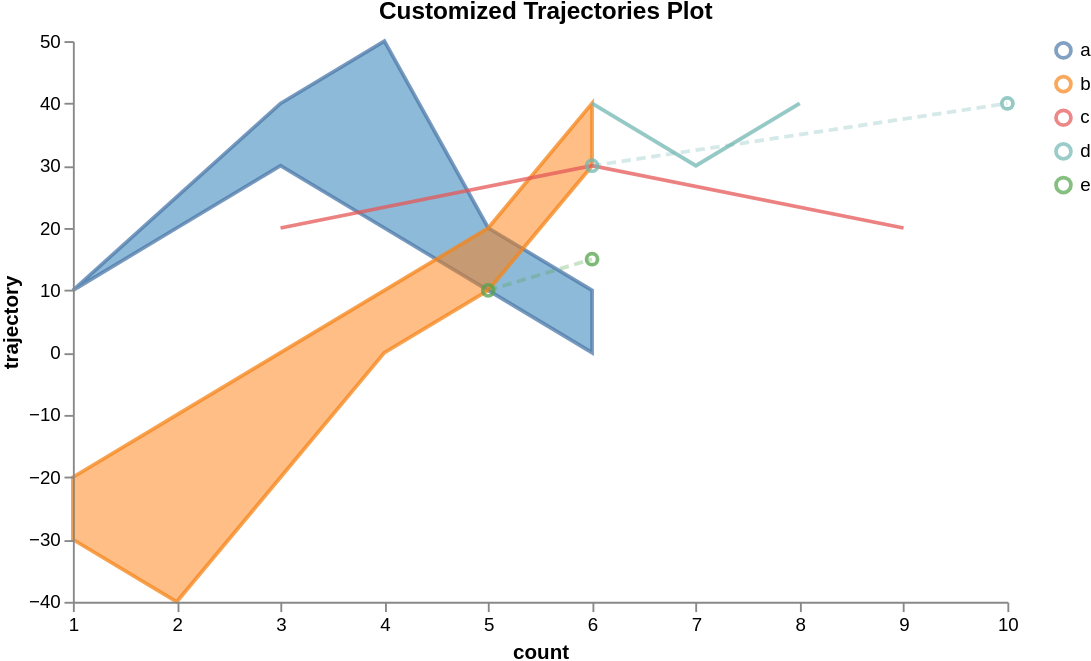

Write the Vega-Lite specification saved for this chart.
### Vega specification from a JSON file in a GitHub repository (floating-point values rounded to 4 significant figures)
{"$schema": "https://vega.github.io/schema/vega/v5.json", "width": 500, "height": 300, "scales": [{"name": "xscale", "type": "linear", "range": "width", "zero": false, "domain": {"fields": [{"data": "distributions", "field": "timepoint"}, {"data": "traces", "field": "timepoint"}, {"data": "points", "field": "timepoint"}]}}, {"name": "yscale", "type": "linear", "range": "height", "nice": true, "zero": true, "domain": {"fields": [{"data": "distributions", "field": "lower"}, {"data": "distributions", "field": "upper"}, {"data": "traces", "field": "value"}, {"data": "points", "field": "value"}]}}, {"name": "markerscale_v", "type": "ordinal", "domain": {"data": "markers_v", "field": "label"}, "range": {"data": "markers_v", "field": "new_color"}}, {"name": "markerscale_h", "type": "ordinal", "domain": {"data": "markers_h", "field": "label"}, "range": {"data": "markers_h", "field": "new_color"}}, {"name": "fillScale", "type": "ordinal", "domain": {"fields": [{"data": "distributions", "field": "trajectory"}, {"data": "traces", "field": "trajectory"}, {"data": "points", "field": "trajectory"}]}, "range": ["#1f77b4", "#ff7f0e", "#2ca02c"]}, {"name": "color", "type": "ordinal", "range": "category", "domain": {"fields": [{"data": "distributions", "field": "trajectory"}, {"data": "traces", "field": "trajectory"}, {"data": "points", "field": "trajectory"}], "sort": {"order": "ascending"}}}, {"name": "lineStyle", "type": "ordinal", "domain": ["dashed", "solid"], "range": [[5, 5], []]}], "axes": [{"orient": "bottom", "scale": "xscale", "zindex": 100, "title": {"signal": "data('axis_labels')[0].xaxis_label"}}, {"orient": "left", "scale": "yscale", "zindex": 100, "title": {"signal": "data('axis_labels')[0].yaxis_label"}}], "signals": [{"name": "clear", "value": true, "on": [{"events": "mouseup[!event.item]", "update": "true", "force": true}]}, {"name": "shift", "value": false, "on": [{"events": "@legendSymbol:click, @legendLabel:click", "update": "event.shiftKey", "force": true}]}, {"name": "clicked", "value": null, "on": [{"events": "@legendSymbol:click, @legendLabel:click", "update": "{value: datum.value}", "force": true}]}, {"name": "clearData", "value": true, "on": [{"events": "mouseup[!event.item]", "update": "true", "force": true}]}, {"name": "clickedData", "value": null, "on": [{"events": "@area:click", "update": "{value: datum.trajectory}", "force": true}]}, {"name": "logLegendClick", "value": null, "on": [{"events": "@legendSymbol:click, @legendLabel:click", "update": "{datum: datum}", "force": true}]}, {"description": "Active datapoint", "name": "activated_datapoint", "value": null, "on": [{"events": "symbol:mouseover", "update": "item()"}, {"events": "symbol:mouseout", "update": "null"}]}, {"name": "logAreaClick", "value": null, "on": [{"events": "@area:click", "update": "{datum: datum}", "force": true}]}], "config": {"logLevel": "warn"}, "legends": [{"name": "color_legend", "stroke": "color", "encode": {"symbols": {"name": "legendSymbol", "interactive": true, "update": {"fill": {"value": "transparent"}, "strokeWidth": {"value": 2}, "opacity": [{"test": "!length(data('selected')) || indata('selected', 'value', datum.value) || indata('selectedData', 'value', datum.value)", "value": 0.7}, {"value": 0.15}], "size": {"value": 64}}}, "labels": {"name": "legendLabel", "interactive": true, "update": {"opacity": [{"test": "!length(data('selectedData')) || indata('selectedData', 'value', datum.value)", "value": 1}, {"value": 0.25}]}}}}, {"name": "marker_color_legend_v", "fill": "markerscale_v", "encode": {"symbols": {"name": "markerLegendSymbol_v", "interactive": true, "update": {"size": {"value": 100}, "shape": {"value": "square"}, "stroke": {"value": "transparent"}, "opacity": {"value": 1}}}, "labels": {"name": "markerLegendLabel", "interactive": true, "update": {"text": {"field": "label"}, "fill": {"value": "black"}, "opacity": {"value": 1}}}}}, {"name": "marker_color_legend_h", "fill": "markerscale_h", "encode": {"symbols": {"name": "markerLegendSymbol_h", "interactive": true, "update": {"size": {"value": 100}, "shape": {"value": "square"}, "stroke": {"value": "transparent"}, "opacity": {"value": 1}}}, "labels": {"name": "markerLegendLabel", "interactive": true, "update": {"text": {"field": "label"}, "fill": {"value": "black"}, "opacity": {"value": 1}}}}}], "marks": [{"type": "group", "zindex": 3, "name": "_points", "from": {"facet": {"name": "points_split", "data": "points", "groupby": "trajectory"}}, "marks": [{"type": "symbol", "name": "_points_symbol", "from": {"data": "points_split"}, "zindex": 3, "encode": {"update": {"x": {"scale": "xscale", "field": "timepoint"}, "y": {"scale": "yscale", "field": "value"}, "size": {"value": 35}, "strokeWidth": {"value": 2}, "stroke": {"scale": "color", "field": "trajectory"}, "fillOpacity": [{"test": "!length(data('selected')) || indata('selected', 'value', datum.trajectory)", "value": 0.5}, {"value": 0.15}], "strokeOpacity": [{"test": "!length(data('selected')) || indata('selected', 'value', datum.trajectory)", "value": 0.75}, {"value": 0.15}], "tooltip": {"field": "value"}}, "hover": {"fillOpacity": {"value": 0.9}}}}, {"type": "line", "name": "_points_line", "from": {"data": "points_split"}, "zindex": 3, "encode": {"update": {"x": {"scale": "xscale", "field": "timepoint"}, "y": {"scale": "yscale", "field": "value"}, "strokeWidth": {"value": 2}, "stroke": {"scale": "color", "field": "trajectory"}, "interpolate": {"value": "linear"}, "strokeDash": {"value": [5, 3]}, "strokeOpacity": [{"test": "!length(data('selected')) || indata('selected', 'value', datum.trajectory)", "value": 0.3}, {"value": 0.1}]}, "hover": {"fillOpacity": {"value": 0.9}}}}]}, {"type": "group", "zindex": 2, "name": "_traces", "from": {"facet": {"name": "traces_split", "data": "traces", "groupby": "trajectory"}}, "marks": [{"type": "line", "name": "_traces_lines", "from": {"data": "traces_split"}, "encode": {"update": {"x": {"scale": "xscale", "field": "timepoint"}, "y": {"scale": "yscale", "field": "value"}, "strokeWidth": {"value": 2}, "stroke": {"scale": "color", "field": "trajectory"}, "interpolate": {"value": "linear"}, "strokeOpacity": [{"test": "!length(data('selected')) || indata('selected', 'value', datum.trajectory)", "value": 0.75}, {"value": 0.15}]}, "hover": {"fillOpacity": {"value": 0.9}}}}]}, {"type": "group", "name": "_distributions", "zindex": 1, "from": {"facet": {"name": "trajectory_split", "data": "distributions", "groupby": "trajectory"}}, "marks": [{"type": "area", "name": "area", "interactive": true, "from": {"data": "trajectory_split"}, "encode": {"update": {"x": {"scale": "xscale", "field": "timepoint"}, "y": {"scale": "yscale", "field": "upper"}, "y2": {"scale": "yscale", "field": "lower"}, "interpolate": {"value": "linear"}, "strokeWidth": {"value": 2}, "fill": {"scale": "fillScale", "field": "trajectory"}, "stroke": {"scale": "color", "field": "trajectory"}, "fillOpacity": [{"test": "!length(data('selected')) || indata('selected', 'value', datum.trajectory)", "value": 0.5}, {"value": 0.15}], "strokeOpacity": [{"test": "!length(data('selected')) || indata('selected', 'value', datum.trajectory)", "value": 0.75}, {"value": 0.15}]}, "hover": {"fillOpacity": {"value": 0.9}}}}]}, {"type": "group", "name": "_markers_v", "marks": [{"type": "rule", "name": "_marker_v text", "from": {"data": "markers_v"}, "encode": {"enter": {"stroke": {"scale": "markerscale_v", "field": "label"}, "strokeDash": {"scale": "lineStyle", "field": "type"}}, "update": {"x": {"scale": "xscale", "field": "axis_value"}, "y2": {"value": 0}, "y": {"signal": "height"}, "opacity": {"value": 1}}}}]}, {"type": "group", "name": "_markers_h", "marks": [{"type": "rule", "name": "_marker_h text", "from": {"data": "markers_h"}, "encode": {"enter": {"stroke": {"scale": "markerscale_h", "field": "label"}, "strokeDash": {"scale": "lineStyle", "field": "type"}}, "update": {"y": {"scale": "yscale", "field": "axis_value"}, "x2": {"value": 0}, "x": {"signal": "width"}, "opacity": {"value": 1}}}}]}], "data": [{"name": "distributions", "values": [{"timepoint": 1, "upper": 10, "lower": 10, "trajectory": "a"}, {"timepoint": 2, "upper": 20, "lower": 25, "trajectory": "a"}, {"timepoint": 4, "upper": 20, "lower": 50, "trajectory": "a"}, {"timepoint": 6, "upper": 0, "lower": 10, "trajectory": "a"}, {"timepoint": 1, "upper": -30, "lower": -20, "trajectory": "b"}, {"timepoint": 5, "upper": 10, "lower": 20, "trajectory": "a"}, {"timepoint": 2, "upper": -40, "lower": -10, "trajectory": "b"}, {"timepoint": 3, "upper": -20, "lower": 0, "trajectory": "b"}, {"timepoint": 3, "upper": 30, "lower": 40, "trajectory": "a"}, {"timepoint": 5, "upper": 10, "lower": 20, "trajectory": "b"}, {"timepoint": 4, "upper": 0, "lower": 10, "trajectory": "b"}, {"timepoint": 6, "upper": 30, "lower": 40, "trajectory": "b"}], "transform": [{"type": "collect", "sort": {"field": ["trajectory", "timepoint"]}}, {"type": "formula", "expr": "warn('DEBUG: timepoint=' + datum.timepoint + ', upper=' + datum.upper + ', lower=' + datum.lower + ', trajectory=' + datum.trajectory, null)", "as": "debugInfo"}]}, {"name": "traces", "values": [{"timepoint": 6, "value": 30, "trajectory": "c"}, {"timepoint": 9, "value": 20, "trajectory": "c"}, {"timepoint": 3, "value": 20, "trajectory": "c"}, {"timepoint": 7, "value": 30, "trajectory": "d"}, {"timepoint": 6, "value": 40, "trajectory": "d"}, {"timepoint": 8, "value": 40, "trajectory": "d"}], "transform": [{"type": "filter", "expr": "isValid(datum.value)"}, {"type": "collect", "sort": {"field": ["trajectory", "timepoint"]}}, {"type": "formula", "expr": "warn('DEBUG: timepoint=' + datum.timepoint + ', value=' + datum.value + ', trajectory=' + datum.trajectory, null)", "as": "debugInfo"}]}, {"name": "points", "values": [{"timepoint": 6, "value": 30, "trajectory": "d"}, {"timepoint": 10, "value": 40, "trajectory": "d"}, {"timepoint": 5, "value": 10, "trajectory": "e"}, {"timepoint": 6, "value": 15, "trajectory": "e"}], "transform": [{"type": "formula", "expr": "warn('DEBUG: timepoint=' + datum.timepoint + ', value=' + datum.value + ', trajectory=' + datum.trajectory, null)", "as": "debugInfo"}]}, {"name": "markers_v", "values": [{"axis_value": 3, "label": "", "new_color": "", "type": ""}]}, {"name": "markers_h", "values": [{"axis_value": 3, "label": "", "new_color": "", "type": ""}]}, {"name": "axis_labels", "values": [{"xaxis_label": "count", "yaxis_label": "trajectory"}]}, {"name": "selected", "on": [{"trigger": "clear", "remove": true}, {"trigger": "!shift", "remove": true}, {"trigger": "!shift && clicked", "insert": "clicked"}, {"trigger": "shift && clicked", "toggle": "clicked"}]}, {"name": "selectedData", "on": [{"trigger": "clearData", "remove": true}, {"trigger": "clickedData", "toggle": "clickedData"}]}], "title": "Customized Trajectories Plot"}
